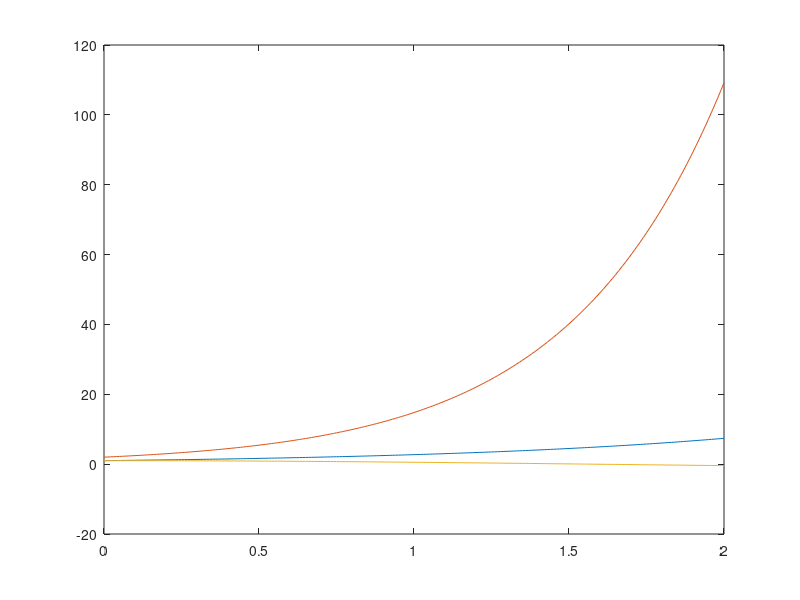

The MATLAB script that drew this image:
function diferencia_central_Matricial

  dt = 0.01;
  x = 0:dt:2;

  M = [1 0 0
       0 -1 0
       0 0 2];

  C = [4 0 0
    0 -1 0
    0 0 3];

  K = [0 4 1
    4 2 0
    1 0 1];

  y(:, 1) = [1; 2; 1];
  dy = [1; 4; 0]; % Derivada Primera

  G = inv(M + (0.5*dt)*C);
  D = G*(2*M-((dt^2)*K))
  H = G*((0.5*dt*C)-M);

  dy2 = inv(M)*(R(0) - C*dy - K*y(:,1)) % Derivada segunda, Despejo de la formula gral

  taylorAux = y(:,1) - dt*dy + (0.5*(dt^2)*dy2);

  for i=1:length(x)-1
    if i == 1
      y(:,i+1) = (dt^2)*G*R(x(i)) + (D*y(:,i)) + H *taylorAux

    else
      y(:,i+1) = (dt^2)*G*R(x(i)) + (D*y(:,i)) + (H *y(:,i-1));
    endif
  endfor

  plot(x, y)

endfunction

function Vector = R(x)
  Vector = [(5*exp(x)+(8*exp(2*x)+cos(x))); (-8*exp(2*x)+4*exp(x)); (-cos(x)-3*sin(x)+exp(x))];
endfunction
